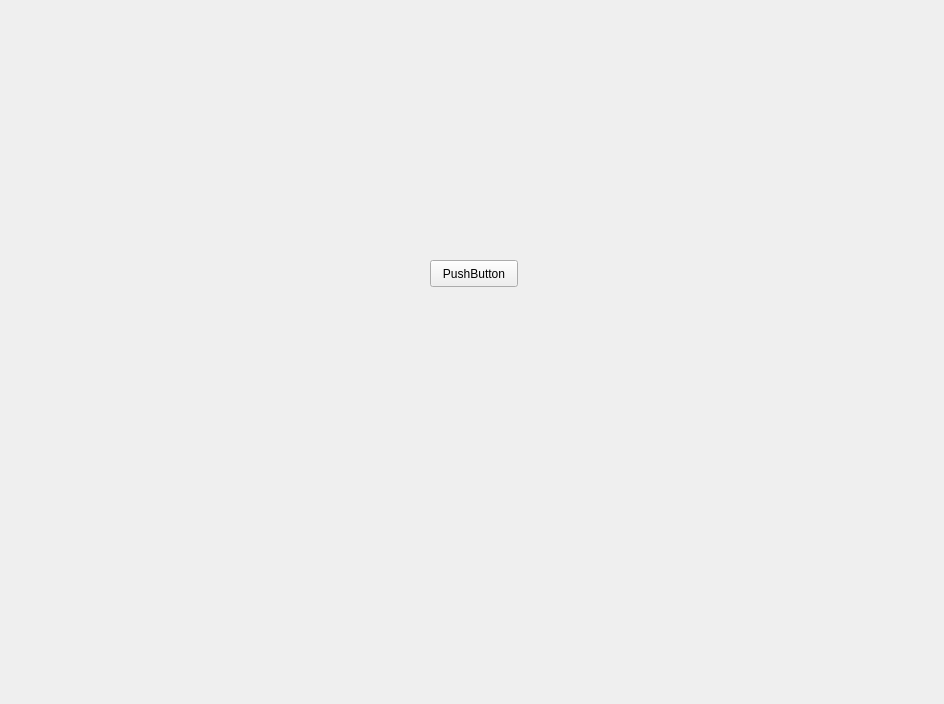
<?xml version="1.0" encoding="UTF-8"?>
<ui version="4.0">
 <class>MainWindow</class>
 <widget class="QMainWindow" name="MainWindow">
  <property name="geometry">
   <rect>
    <x>0</x>
    <y>0</y>
    <width>944</width>
    <height>704</height>
   </rect>
  </property>
  <property name="windowTitle">
   <string>QRosApp</string>
  </property>
  <property name="windowIcon">
   <iconset resource="../resources/images.qrc">
    <normaloff>:/images/icon.png</normaloff>:/images/icon.png</iconset>
  </property>
  <property name="locale">
   <locale language="English" country="Australia"/>
  </property>
  <widget class="QWidget" name="centralwidget">
   <widget class="QPushButton" name="pushButton">
    <property name="geometry">
     <rect>
      <x>430</x>
      <y>260</y>
      <width>88</width>
      <height>27</height>
     </rect>
    </property>
    <property name="text">
     <string>PushButton</string>
    </property>
   </widget>
  </widget>
  <action name="action_Quit">
   <property name="text">
    <string>&amp;Quit</string>
   </property>
   <property name="shortcut">
    <string>Ctrl+Q</string>
   </property>
   <property name="shortcutContext">
    <enum>Qt::ApplicationShortcut</enum>
   </property>
  </action>
  <action name="action_Preferences">
   <property name="text">
    <string>&amp;Preferences</string>
   </property>
  </action>
  <action name="actionAbout">
   <property name="text">
    <string>&amp;About</string>
   </property>
  </action>
  <action name="actionAbout_Qt">
   <property name="text">
    <string>About &amp;Qt</string>
   </property>
  </action>
 </widget>
 <resources>
  <include location="../resources/images.qrc"/>
 </resources>
 <connections/>
</ui>
